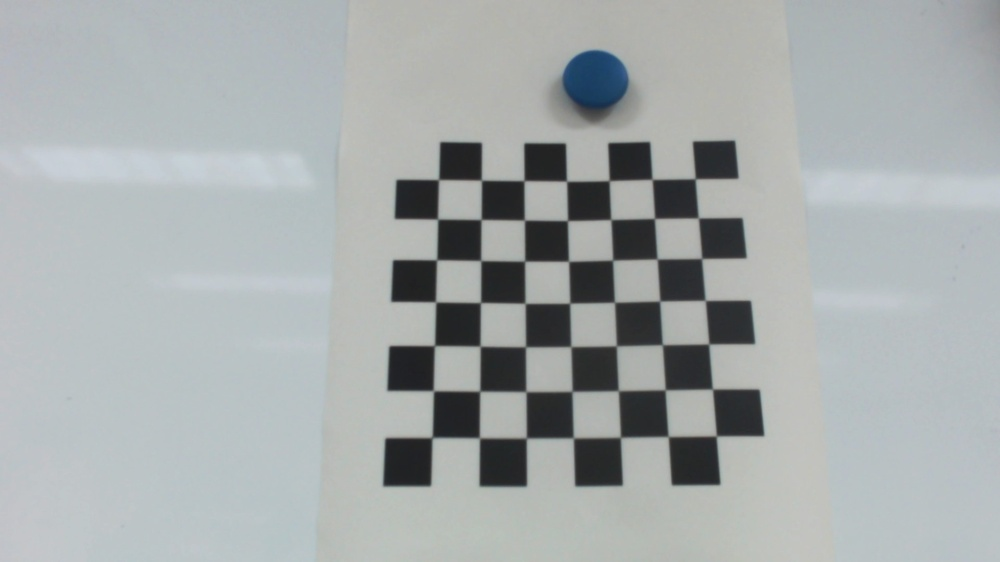
#> input picture report01/checkerboards/checkerboard_0.jpg, 1000 x 562 px, shrunk from 1920 x 1080 before the run; its folder holds only this picture in this run
$ jupyter execute --allow-errors camera_calibulation.ipynb
#> lines starting #> are read from the running program, lines starting #| are printed output that depends on the picture; after the words box and inside, x2 and y2 are one past the last pixel; in counts of white or black regions, pixels touching at a corner belong together; long printed decimals are rounded
### report01/utils/calibrate.py
from pathlib import Path

import cv2 as cv
import numpy as np


def find_chessboard_corner(chessboard_path: Path, board_size=(9, 9)):
    # termination criteria
#> called with board_size = (7, 7)
    criteria = (cv.TERM_CRITERIA_EPS + cv.TERM_CRITERIA_MAX_ITER, 30, 0.001)

    # prepare object points, like (0,0,0), (1,0,0), (2,0,0) ....,(6,5,0)
    objp = np.zeros((board_size[0]*board_size[1],3), np.float32)
    objp[:,:2] = np.mgrid[0:board_size[0],0:board_size[1]].T.reshape(-1,2)

    # Arrays to store object points and image points from all the images.
    objpoints = [] # 3d point in real world space
    imgpoints = [] # 2d points in image plane.

    images = chessboard_path.glob('*.jpg')
    for fname in images:

        if fname not in chessboard_path.glob("checkerboard.jpg"):
            img = cv.imread(fname)
#> img is the input picture: shape (562, 1000, 3); mean B, G, R 171.5, 171.2, 165.9
            gray = cv.cvtColor(img, cv.COLOR_BGR2GRAY)

            # Find the chess board corners
            ret, corners = cv.findChessboardCorners(gray, board_size, None)
#> ret = True; corners = 49 rows, first 8: [439.1, 179.5], [481.5, 180], [524, 180.5], [567, 181], [609, 180.5], [652.5, 179.5], [693, 180], [437.5, 218.5]

            # If found, add object points, image points (after refining them)
            if ret:
                print(fname)
                objpoints.append(objp)

                corners2 = cv.cornerSubPix(gray,corners, (11,11), (-1,-1), criteria)
#> corners2 = 49 rows, first 8: [438.6, 179.6], [481.4, 180.2], [524, 180.6], [566.5, 181.2], [609.2, 180.6], [652.1, 179.3], [695.2, 178.7], [437.6, 219.1]
                imgpoints.append(corners2)

                # Draw and display the corners
                cv.drawChessboardCorners(img, board_size, corners2, ret)
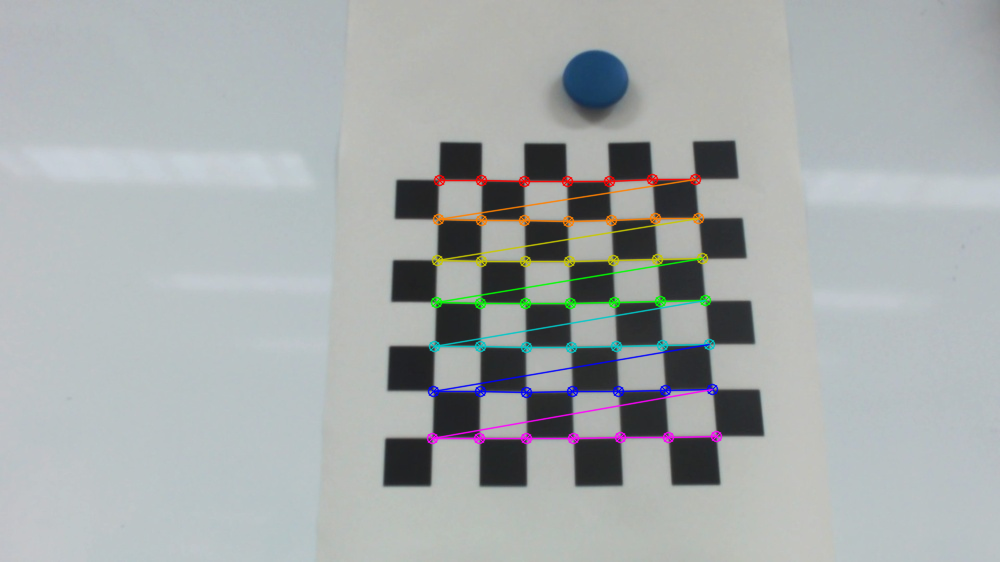
#> img: shape (562, 1000, 3); 2.57% of pixels changed, all inside (x1, y1, x2, y2) = (426, 173, 723, 445)
                cv.imshow('img', img)
                cv.waitKey(1000)

    ret, mtx, dist, rvecs, tvecs = cv.calibrateCamera(objpoints, imgpoints, gray.shape[::-1], None, None)
#> ret = 0.387; mtx = [[1528.4, 0, 497.7], [0, 2132.7, 311.8], [0, 0, 1]]; dist = [[-0.3, 64.38, -0.0927, -0.0103, -1541.2]]; rvecs = ([-0.814, -0.00243, 0.00395],); tvecs = ([-1.38, -2.21, 36.31],)

    cv.destroyAllWindows()

    mean_error = 0
    for i in range(len(objpoints)):
        imgpoints2, _ = cv.projectPoints(objpoints[i], rvecs[i], tvecs[i], mtx, dist)
        error = cv.norm(imgpoints[i], imgpoints2, cv.NORM_L2)/len(imgpoints2)
        mean_error += error
#> this loop made 1 pass
#> (error, mean_error) on pass 1: (0.0553, 0.0553)
#> after the loop, mean_error = 0.0553

    print( "total error: {}".format(mean_error/len(objpoints)) )
#| total error: 0.05527

    return ret, mtx, dist, rvecs, tvecs


### report01/camera_calibulation.ipynb
## Setting

[cell 1]
from pathlib import Path
from utils.calibrate import find_chessboard_corner
import cv2 as cv

result_path = Path("/Users/JupiterMokusei/Documents/GitHub/advanced_image_processing_report/report01/result")

- This is the caliblation photo.

[cell 2]
chessboard_path = Path("/Users/JupiterMokusei/Documents/GitHub/advanced_image_processing_report/report01/checkerboards")
ret, mtx, dist, rvecs, tvecs = find_chessboard_corner(chessboard_path=chessboard_path, board_size=(7, 7))
#> ret = 0.387; dist = [[-0.3, 64.38, -0.0927, -0.0103, -1541.2]]; rvecs = ([-0.814, -0.00243, 0.00395],); tvecs = ([-1.38, -2.21, 36.31],)

#> (a cell that did not finish here is left out)

#> (a cell that did not finish here is left out)


$ run again, on report01/checkerboards/checkerboard_003.jpg
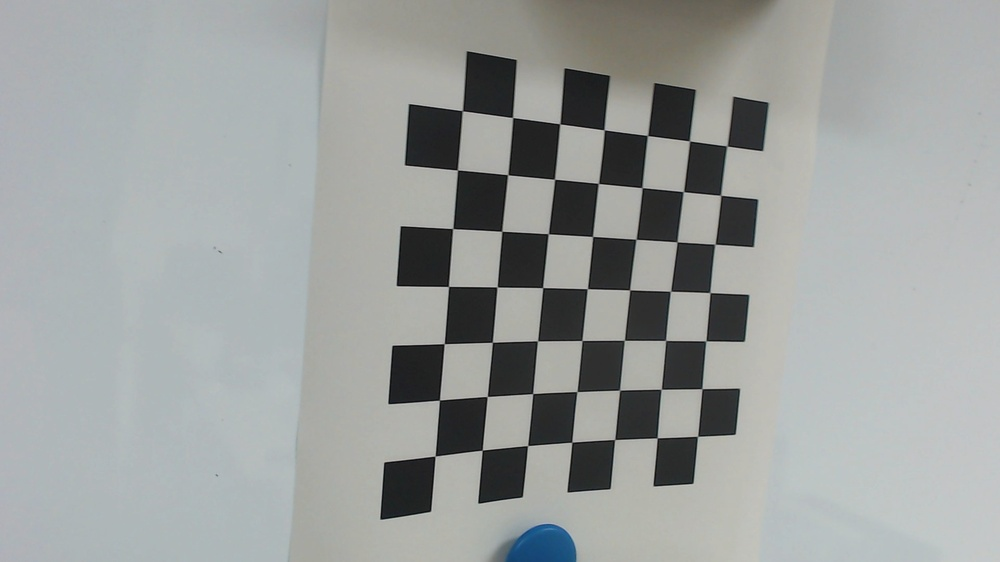
#> input picture report01/checkerboards/checkerboard_003.jpg, 1000 x 562 px, shrunk from 1920 x 1080 before the run
#> in find_chessboard_corner, img is the input picture: shape (562, 1000, 3); mean B, G, R 157.8, 159.2, 155.6
#> in find_chessboard_corner, `ret, corners = cv.findChessboardCorners(gray, board_size, None)`: ret = True; corners = 49 rows, first 8: [463.2, 111.3], [512.5, 117.6], [561, 124.2], [604.7, 129.7], [645.6, 134.7], [690.1, 140.7], [728.3, 146.1], [457, 170.4]
#> corners2 = 49 rows, first 8: [462.3, 110.7], [512.6, 117.5], [559.8, 123.8], [604.1, 129.8], [647.5, 135.5], [689.5, 140.9], [726.9, 146], [457.4, 169.9]
#> in find_chessboard_corner, `cv.drawChessboardCorners(img, board_size, corners2, ret)`:
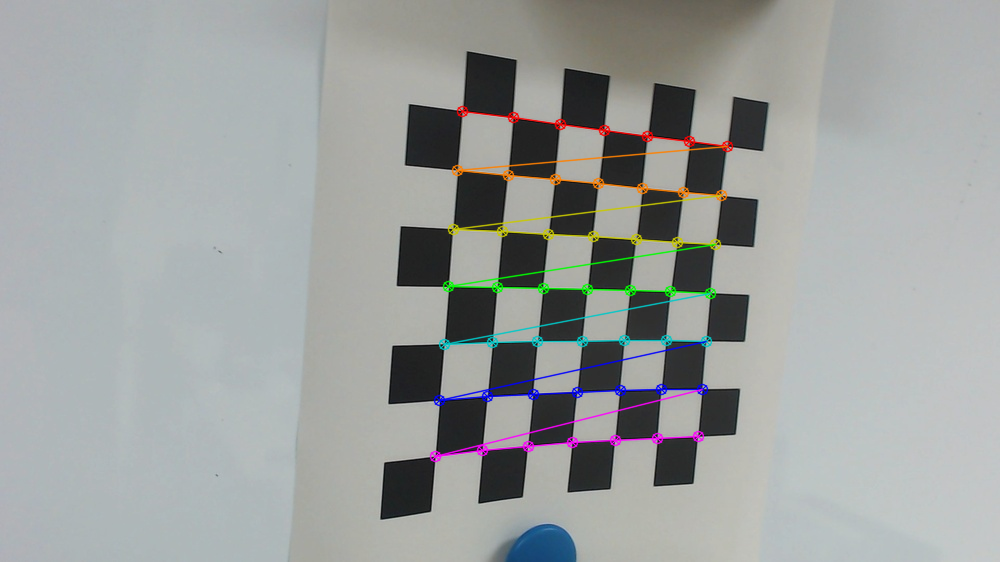
#> img: shape (562, 1000, 3); 2.55% of pixels changed, all inside (x1, y1, x2, y2) = (429, 105, 734, 463)
#> in find_chessboard_corner, `ret, mtx, dist, rvecs, tvecs = cv.calibrateCamera(objpoints, imgpoints..`: ret = 0.794; mtx = [[1225.2, 0, 402.7], [0, 1097, 445.2], [0, 0, 1]]; dist = [[2.25, -12.78, 0.19, -0.0466, 35.1]]; rvecs = ([0.246, -0.677, -0.0101],); tvecs = ([0.923, -5.67, 17.59],)
#> the loop in find_chessboard_corner, `for i in range(len(objpoints)):` made 1 pass
#> (error, mean_error) on pass 1: (0.113, 0.113)
#> after the loop in find_chessboard_corner, `for i in range(len(objpoints)):`: mean_error = 0.113
#| total error: 0.1135
#> `ret, mtx, dist, rvecs, tvecs = find_chessboard_corner(chessboard_path=..`: ret = 0.794; mtx = [[1225.2, 0, 402.7], [0, 1097, 445.2], [0, 0, 1]]; dist = [[2.25, -12.78, 0.19, -0.0466, 35.1]]; rvecs = ([0.246, -0.677, -0.0101],); tvecs = ([0.923, -5.67, 17.59],)

$ run again, on report01/checkerboards/checkerboard_004.jpg
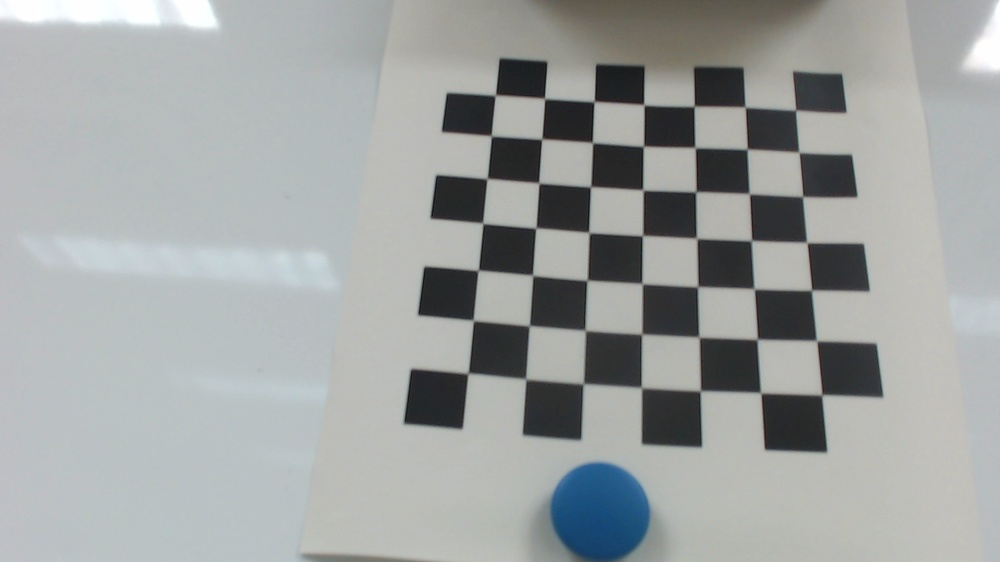
#> input picture report01/checkerboards/checkerboard_004.jpg, 1000 x 562 px, shrunk from 1920 x 1080 before the run
#> in find_chessboard_corner, img is the input picture: shape (562, 1000, 3); mean B, G, R 161.6, 162.5, 158.8
#> in find_chessboard_corner, `ret, corners = cv.findChessboardCorners(gray, board_size, None)`: ret = True; corners = 49 rows, first 8: [495, 95], [544.5, 98.5], [594, 101.5], [644, 104.5], [694, 106], [745, 107], [793, 111], [491, 136]
#> corners2 = 49 rows, first 8: [495.3, 95.19], [544.6, 98.48], [594.2, 101.5], [643.8, 104.7], [694.2, 106.3], [745.1, 107], [795.6, 110.2], [491.3, 135.9]
#> in find_chessboard_corner, `cv.drawChessboardCorners(img, board_size, corners2, ret)`:
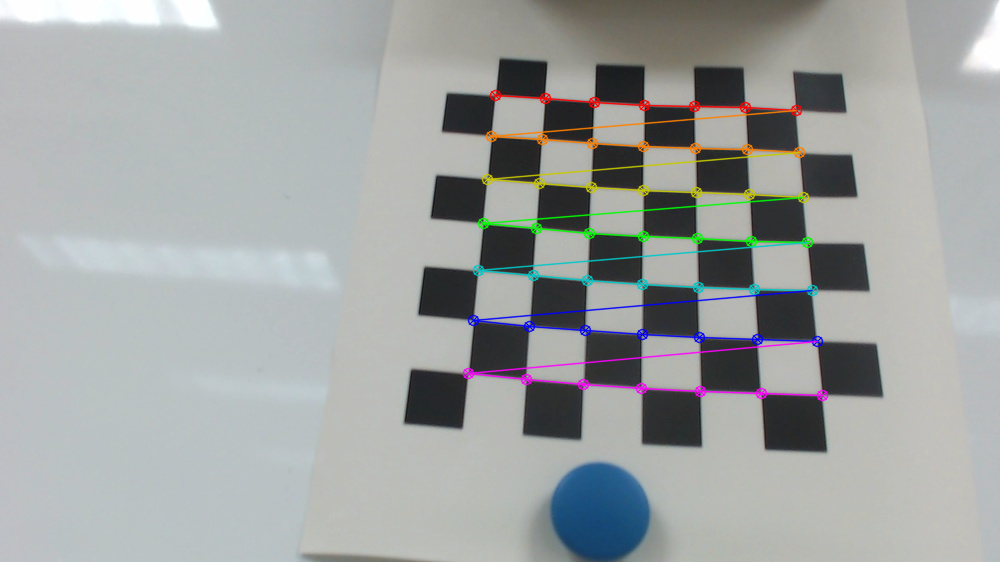
#> img: shape (562, 1000, 3); 2.95% of pixels changed, all inside (x1, y1, x2, y2) = (462, 89, 829, 402)
#> in find_chessboard_corner, `ret, mtx, dist, rvecs, tvecs = cv.calibrateCamera(objpoints, imgpoints..`: ret = 0.47; mtx = [[858.7, 0, 459.9], [0, 977.6, 379.8], [0, 0, 1]]; dist = [[-0.402, 3.74, -0.0833, 0.0208, -10.71]]; rvecs = ([-0.599, 0.00954, 0.0986],); tvecs = ([0.71, -5.03, 18.24],)
#> the loop in find_chessboard_corner, `for i in range(len(objpoints)):` made 1 pass
#> (error, mean_error) on pass 1: (0.0671, 0.0671)
#> after the loop in find_chessboard_corner, `for i in range(len(objpoints)):`: mean_error = 0.0671
#| total error: 0.06713
#> `ret, mtx, dist, rvecs, tvecs = find_chessboard_corner(chessboard_path=..`: ret = 0.47; mtx = [[858.7, 0, 459.9], [0, 977.6, 379.8], [0, 0, 1]]; dist = [[-0.402, 3.74, -0.0833, 0.0208, -10.71]]; rvecs = ([-0.599, 0.00954, 0.0986],); tvecs = ([0.71, -5.03, 18.24],)

$ run again, on report01/checkerboards/checkerboard_005.jpg
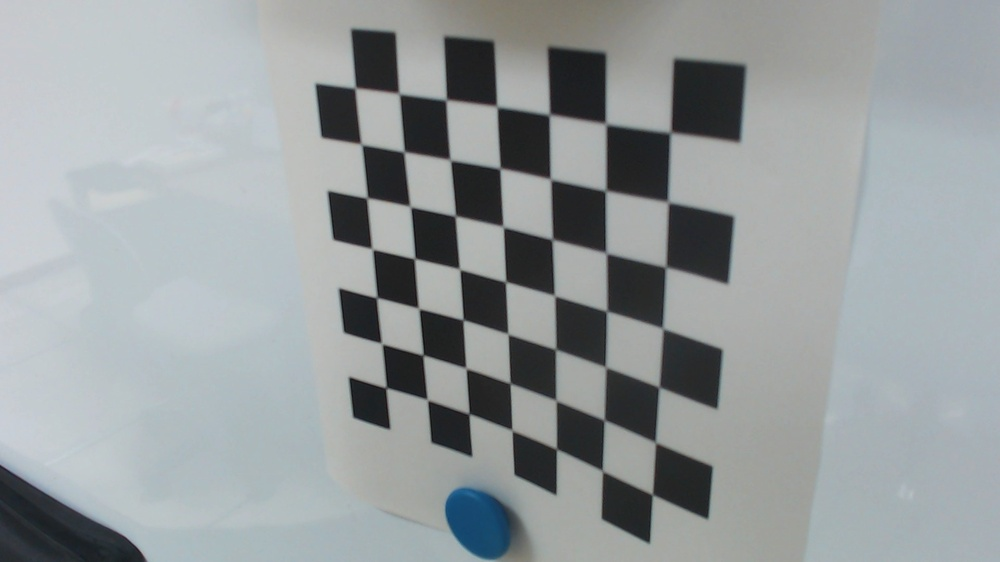
#> input picture report01/checkerboards/checkerboard_005.jpg, 1000 x 562 px, shrunk from 1920 x 1080 before the run
#> in find_chessboard_corner, img is the input picture: shape (562, 1000, 3); mean B, G, R 157.1, 155.6, 150.1
#> in find_chessboard_corner, `ret, corners = cv.findChessboardCorners(gray, board_size, None)`: ret = True; corners = 49 rows, first 8: [355.5, 88], [399, 93.5], [443, 102], [502.2, 109.5], [549.5, 115], [606, 123.5], [670, 132.5], [359.6, 145.9]
#> corners2 = 49 rows, first 8: [355.3, 87.94], [399.1, 93.65], [446.2, 99.76], [496.9, 106.5], [549.4, 114.6], [605.7, 123.8], [670.5, 132.5], [361.4, 144.3]
#> in find_chessboard_corner, `cv.drawChessboardCorners(img, board_size, corners2, ret)`:
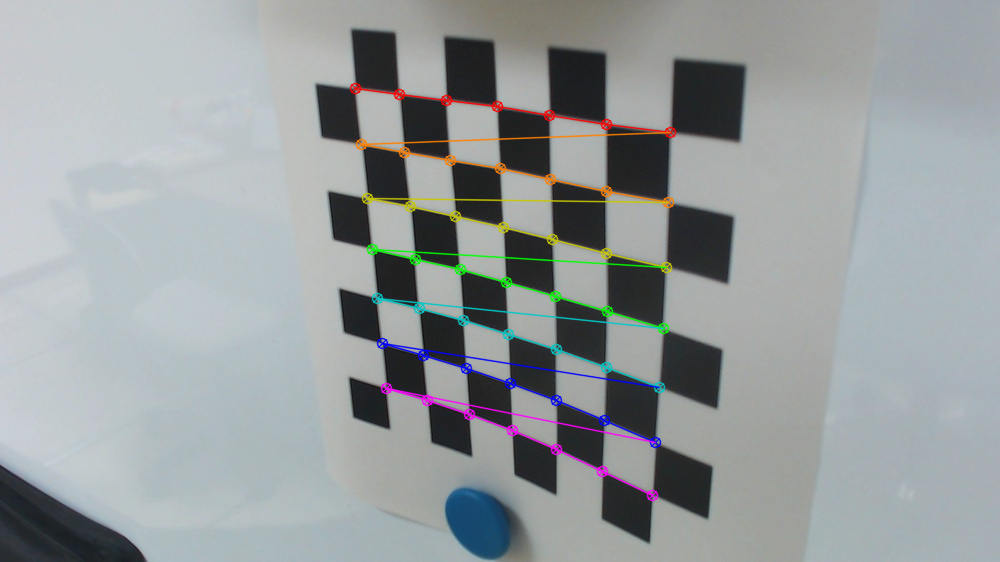
#> img: shape (562, 1000, 3); 2.7% of pixels changed, all inside (x1, y1, x2, y2) = (349, 82, 677, 502)
#> in find_chessboard_corner, `ret, mtx, dist, rvecs, tvecs = cv.calibrateCamera(objpoints, imgpoints..`: ret = 1.37; mtx = [[667, 0, 405.8], [0, 769.7, 208.2], [0, 0, 1]]; dist = [[-0.119, 1.7, 0.0477, -0.0765, -3.61]]; rvecs = ([0.475, 0.57, 0.0252],); tvecs = ([-0.968, -1.97, 12.43],)
#> the loop in find_chessboard_corner, `for i in range(len(objpoints)):` made 1 pass
#> (error, mean_error) on pass 1: (0.196, 0.196)
#> after the loop in find_chessboard_corner, `for i in range(len(objpoints)):`: mean_error = 0.196
#| total error: 0.1962
#> `ret, mtx, dist, rvecs, tvecs = find_chessboard_corner(chessboard_path=..`: ret = 1.37; mtx = [[667, 0, 405.8], [0, 769.7, 208.2], [0, 0, 1]]; dist = [[-0.119, 1.7, 0.0477, -0.0765, -3.61]]; rvecs = ([0.475, 0.57, 0.0252],); tvecs = ([-0.968, -1.97, 12.43],)

$ run again, on report01/checkerboards/checkerboard_000.jpg
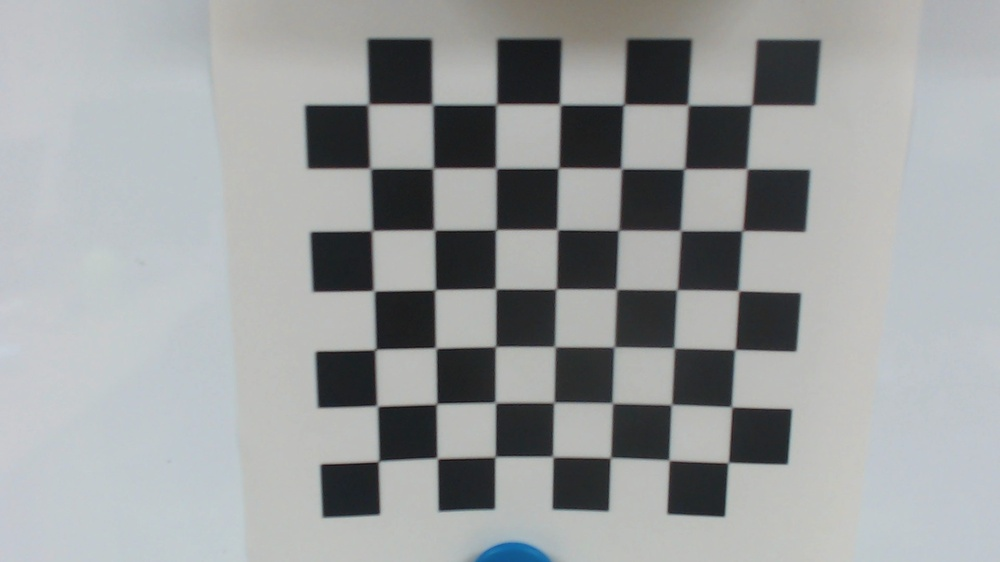
#> input picture report01/checkerboards/checkerboard_000.jpg, 1000 x 562 px, shrunk from 1920 x 1080 before the run
#> in find_chessboard_corner, img is the input picture: shape (562, 1000, 3); mean B, G, R 158.1, 157.6, 154.7
#> in find_chessboard_corner, `ret, corners = cv.findChessboardCorners(gray, board_size, None)`: ret = True; corners = 49 rows, first 8: [368.5, 104], [432.5, 104.5], [495.5, 103.5], [560.5, 104], [624, 104.5], [686.9, 105.7], [752.9, 107.6], [370.5, 168.5]
#> corners2 = 49 rows, first 8: [368.3, 104.4], [432.4, 104.4], [496.2, 104.4], [559.9, 104.4], [623.6, 104.7], [687.9, 104.9], [751.6, 105], [370.2, 168.4]
#> in find_chessboard_corner, `cv.drawChessboardCorners(img, board_size, corners2, ret)`:
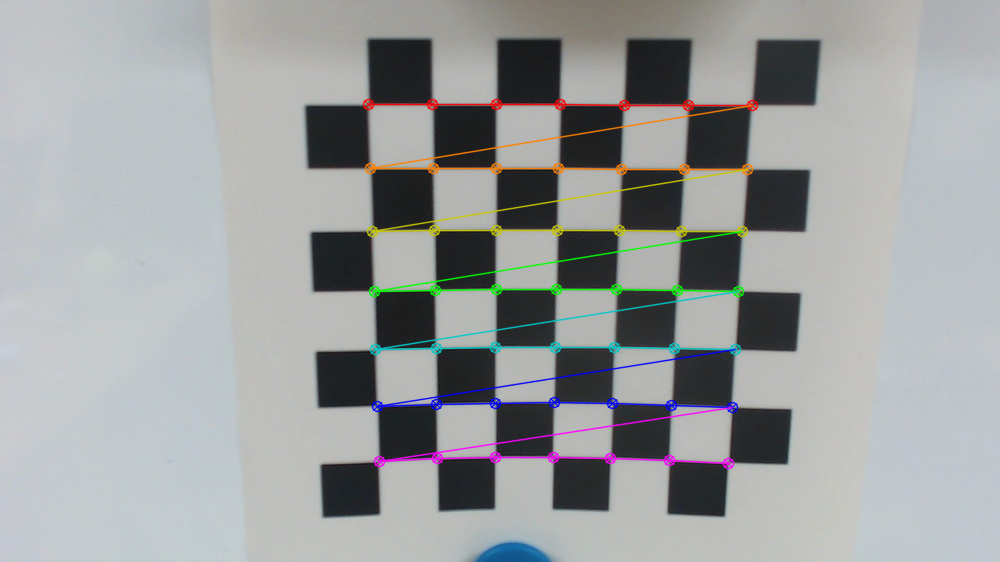
#> img: shape (562, 1000, 3); 3.24% of pixels changed, all inside (x1, y1, x2, y2) = (362, 98, 759, 470)
#> in find_chessboard_corner, `ret, mtx, dist, rvecs, tvecs = cv.calibrateCamera(objpoints, imgpoints..`: ret = 0.62; mtx = [[1515.4, 0, 466], [0, 1734.3, 276.9], [0, 0, 1]]; dist = [[-0.203, 47.45, 0.0708, -0.0356, -688.7]]; rvecs = ([0.558, -0.00256, -0.00652],); tvecs = ([-1.52, -2.36, 23.41],)
#> the loop in find_chessboard_corner, `for i in range(len(objpoints)):` made 1 pass
#> (error, mean_error) on pass 1: (0.0885, 0.0885)
#> after the loop in find_chessboard_corner, `for i in range(len(objpoints)):`: mean_error = 0.0885
#| total error: 0.08851
#> `ret, mtx, dist, rvecs, tvecs = find_chessboard_corner(chessboard_path=..`: ret = 0.62; mtx = [[1515.4, 0, 466], [0, 1734.3, 276.9], [0, 0, 1]]; dist = [[-0.203, 47.45, 0.0708, -0.0356, -688.7]]; rvecs = ([0.558, -0.00256, -0.00652],); tvecs = ([-1.52, -2.36, 23.41],)
